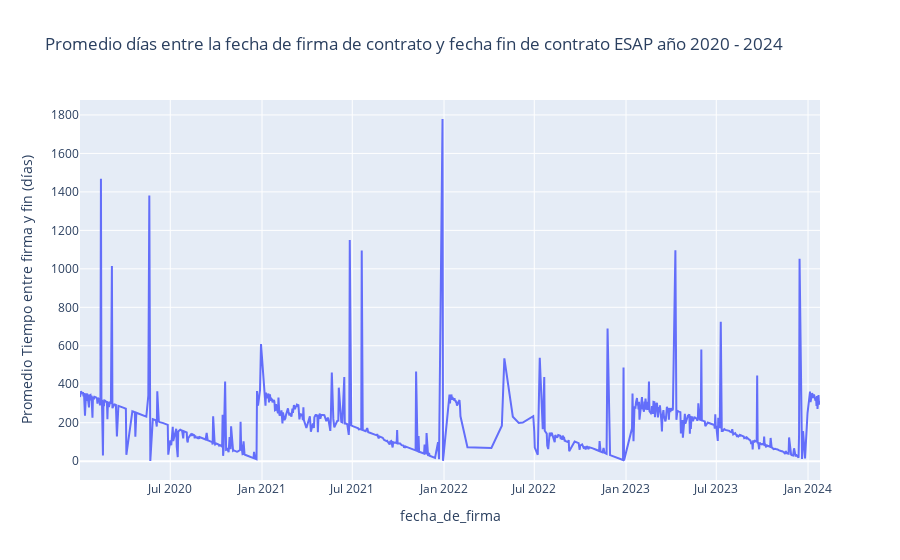

Notebook source saved alongside this figure:
### Code cell
# Calcular el promedio de tiempo entre firma y fecha final del contrato
promedio_tiempo_por_dia = secop.groupby('fecha_de_firma')['tiempo_entre_firma_fin_dia'].mean().reset_index()

# Crear una gráfica lineal del promedio del tiempo entre firma y fin por día
fig = px.line(promedio_tiempo_por_dia, x='fecha_de_firma', y='tiempo_entre_firma_fin_dia',
              labels={'tiempo_entre_firma_fin_dia': 'Promedio Tiempo entre firma y fin (días)'},
              title='Promedio días entre la fecha de firma de contrato y fecha fin de contrato ESAP año 2020 - 2024')

# Mostrar la gráfica
fig.show()

### Figure 1 — Plotly figure (JSON) as saved in the notebook; plotly's stock layout.template omitted (floating-point values rounded to 4 significant figures; data arrays with more than 128 entries replaced by an {"elided": "..."} marker saying what was removed)
{"data": [{"hovertemplate": "fecha_de_firma=%{x}<br>Promedio Tiempo entre firma y fin (días)=%{y}<extra></extra>", "legendgroup": "", "line": {"color": "#636efa", "dash": "solid"}, "marker": {"symbol": "circle"}, "mode": "lines", "name": "", "orientation": "v", "showlegend": false, "type": "scatter", "x": {"elided": "734 str values"}, "xaxis": "x", "y": {"elided": "734 float values"}, "yaxis": "y"}], "layout": {"legend": {"tracegroupgap": 0}, "title": {"text": "Promedio días entre la fecha de firma de contrato y fecha fin de contrato ESAP año 2020 - 2024"}, "xaxis": {"anchor": "y", "domain": [0, 1], "title": {"text": "fecha_de_firma"}}, "yaxis": {"anchor": "x", "domain": [0, 1], "title": {"text": "Promedio Tiempo entre firma y fin (días)"}}}}
